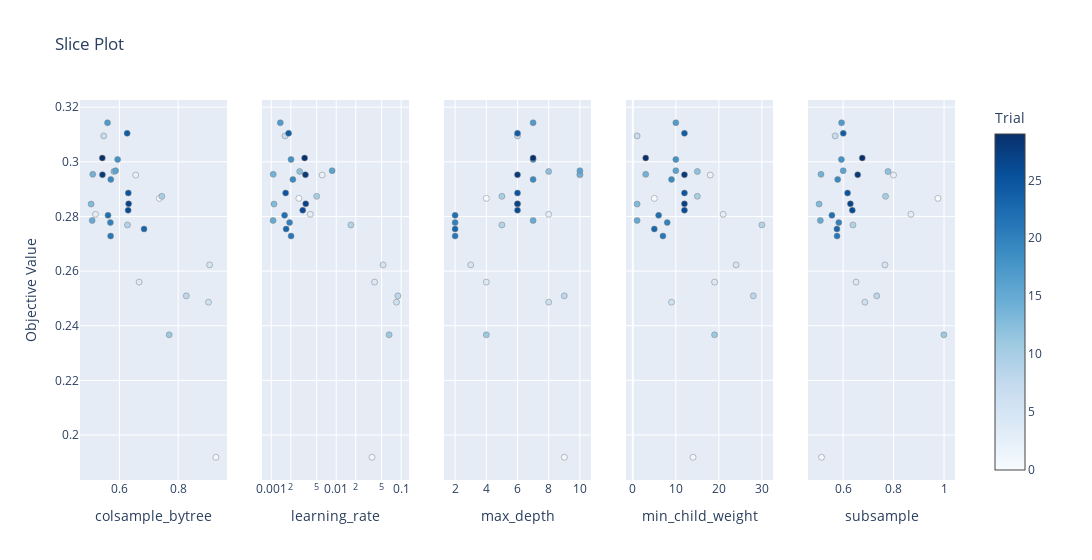

The code cell stored with this chart in its notebook:
### Code cell
plot_slice = optuna.visualization.plot_slice(study)
plot_slice.show()

### Figure 1 — Plotly figure (JSON) as saved in the notebook; plotly's stock layout.template omitted (floating-point values rounded to 4 significant figures)
{"data": [{"marker": {"color": [0, 1, 2, 3, 4, 5, 6, 7, 8, 9, 10, 11, 12, 13, 14, 15, 16, 17, 18, 19, 20, 21, 22, 23, 24, 25, 26, 27, 28, 29], "colorbar": {"title": {"text": "Trial"}, "x": 1, "xpad": 40}, "colorscale": [[0, "rgb(247,251,255)"], [0.125, "rgb(222,235,247)"], [0.25, "rgb(198,219,239)"], [0.375, "rgb(158,202,225)"], [0.5, "rgb(107,174,214)"], [0.625, "rgb(66,146,198)"], [0.75, "rgb(33,113,181)"], [0.875, "rgb(8,81,156)"], [1, "rgb(8,48,107)"]], "line": {"color": "Grey", "width": 0.5}, "showscale": true}, "mode": "markers", "showlegend": false, "type": "scatter", "x": [0.7361, 0.9286, 0.6555, 0.5183, 0.6671, 0.9072, 0.9035, 0.5464, 0.8277, 0.6273, 0.7443, 0.7694, 0.581, 0.5034, 0.5091, 0.507, 0.587, 0.5593, 0.5937, 0.5705, 0.5691, 0.5699, 0.561, 0.6838, 0.6262, 0.6302, 0.6296, 0.6313, 0.542, 0.5416], "xaxis": "x", "y": [0.2866, 0.1919, 0.2951, 0.2808, 0.256, 0.2623, 0.2486, 0.3095, 0.2509, 0.2769, 0.2874, 0.2367, 0.2964, 0.2845, 0.2954, 0.2785, 0.2967, 0.3143, 0.3009, 0.2935, 0.2777, 0.2728, 0.2804, 0.2754, 0.3104, 0.2886, 0.2823, 0.2846, 0.2953, 0.3014], "yaxis": "y"}, {"marker": {"color": [0, 1, 2, 3, 4, 5, 6, 7, 8, 9, 10, 11, 12, 13, 14, 15, 16, 17, 18, 19, 20, 21, 22, 23, 24, 25, 26, 27, 28, 29], "colorbar": {"title": {"text": "Trial"}, "x": 1, "xpad": 40}, "colorscale": [[0, "rgb(247,251,255)"], [0.125, "rgb(222,235,247)"], [0.25, "rgb(198,219,239)"], [0.375, "rgb(158,202,225)"], [0.5, "rgb(107,174,214)"], [0.625, "rgb(66,146,198)"], [0.75, "rgb(33,113,181)"], [0.875, "rgb(8,81,156)"], [1, "rgb(8,48,107)"]], "line": {"color": "Grey", "width": 0.5}, "showscale": false}, "mode": "markers", "showlegend": false, "type": "scatter", "x": [0.002658, 0.03556, 0.006074, 0.003987, 0.03889, 0.05262, 0.08468, 0.001626, 0.08906, 0.01682, 0.005003, 0.0653, 0.002737, 0.001101, 0.001071, 0.001067, 0.008649, 0.001377, 0.002014, 0.002152, 0.001913, 0.002018, 0.001601, 0.001691, 0.001849, 0.001662, 0.003048, 0.003392, 0.003354, 0.00326], "xaxis": "x2", "y": [0.2866, 0.1919, 0.2951, 0.2808, 0.256, 0.2623, 0.2486, 0.3095, 0.2509, 0.2769, 0.2874, 0.2367, 0.2964, 0.2845, 0.2954, 0.2785, 0.2967, 0.3143, 0.3009, 0.2935, 0.2777, 0.2728, 0.2804, 0.2754, 0.3104, 0.2886, 0.2823, 0.2846, 0.2953, 0.3014], "yaxis": "y2"}, {"marker": {"color": [0, 1, 2, 3, 4, 5, 6, 7, 8, 9, 10, 11, 12, 13, 14, 15, 16, 17, 18, 19, 20, 21, 22, 23, 24, 25, 26, 27, 28, 29], "colorbar": {"title": {"text": "Trial"}, "x": 1, "xpad": 40}, "colorscale": [[0, "rgb(247,251,255)"], [0.125, "rgb(222,235,247)"], [0.25, "rgb(198,219,239)"], [0.375, "rgb(158,202,225)"], [0.5, "rgb(107,174,214)"], [0.625, "rgb(66,146,198)"], [0.75, "rgb(33,113,181)"], [0.875, "rgb(8,81,156)"], [1, "rgb(8,48,107)"]], "line": {"color": "Grey", "width": 0.5}, "showscale": false}, "mode": "markers", "showlegend": false, "type": "scatter", "x": [4, 9, 10, 8, 4, 3, 8, 6, 9, 5, 5, 4, 8, 6, 10, 7, 10, 7, 7, 7, 2, 2, 2, 2, 6, 6, 6, 6, 6, 7], "xaxis": "x3", "y": [0.2866, 0.1919, 0.2951, 0.2808, 0.256, 0.2623, 0.2486, 0.3095, 0.2509, 0.2769, 0.2874, 0.2367, 0.2964, 0.2845, 0.2954, 0.2785, 0.2967, 0.3143, 0.3009, 0.2935, 0.2777, 0.2728, 0.2804, 0.2754, 0.3104, 0.2886, 0.2823, 0.2846, 0.2953, 0.3014], "yaxis": "y3"}, {"marker": {"color": [0, 1, 2, 3, 4, 5, 6, 7, 8, 9, 10, 11, 12, 13, 14, 15, 16, 17, 18, 19, 20, 21, 22, 23, 24, 25, 26, 27, 28, 29], "colorbar": {"title": {"text": "Trial"}, "x": 1, "xpad": 40}, "colorscale": [[0, "rgb(247,251,255)"], [0.125, "rgb(222,235,247)"], [0.25, "rgb(198,219,239)"], [0.375, "rgb(158,202,225)"], [0.5, "rgb(107,174,214)"], [0.625, "rgb(66,146,198)"], [0.75, "rgb(33,113,181)"], [0.875, "rgb(8,81,156)"], [1, "rgb(8,48,107)"]], "line": {"color": "Grey", "width": 0.5}, "showscale": false}, "mode": "markers", "showlegend": false, "type": "scatter", "x": [5, 14, 18, 21, 19, 24, 9, 1, 28, 30, 15, 19, 15, 1, 3, 1, 10, 10, 10, 9, 8, 7, 6, 5, 12, 12, 12, 12, 12, 3], "xaxis": "x4", "y": [0.2866, 0.1919, 0.2951, 0.2808, 0.256, 0.2623, 0.2486, 0.3095, 0.2509, 0.2769, 0.2874, 0.2367, 0.2964, 0.2845, 0.2954, 0.2785, 0.2967, 0.3143, 0.3009, 0.2935, 0.2777, 0.2728, 0.2804, 0.2754, 0.3104, 0.2886, 0.2823, 0.2846, 0.2953, 0.3014], "yaxis": "y4"}, {"marker": {"color": [0, 1, 2, 3, 4, 5, 6, 7, 8, 9, 10, 11, 12, 13, 14, 15, 16, 17, 18, 19, 20, 21, 22, 23, 24, 25, 26, 27, 28, 29], "colorbar": {"title": {"text": "Trial"}, "x": 1, "xpad": 40}, "colorscale": [[0, "rgb(247,251,255)"], [0.125, "rgb(222,235,247)"], [0.25, "rgb(198,219,239)"], [0.375, "rgb(158,202,225)"], [0.5, "rgb(107,174,214)"], [0.625, "rgb(66,146,198)"], [0.75, "rgb(33,113,181)"], [0.875, "rgb(8,81,156)"], [1, "rgb(8,48,107)"]], "line": {"color": "Grey", "width": 0.5}, "showscale": false}, "mode": "markers", "showlegend": false, "type": "scatter", "x": [0.9758, 0.5144, 0.7996, 0.8686, 0.6514, 0.7658, 0.6863, 0.5683, 0.7334, 0.6391, 0.7681, 0.9994, 0.7778, 0.5048, 0.5123, 0.5098, 0.6002, 0.5939, 0.5931, 0.5784, 0.5827, 0.576, 0.5556, 0.5754, 0.6005, 0.6177, 0.6365, 0.6288, 0.6578, 0.6758], "xaxis": "x5", "y": [0.2866, 0.1919, 0.2951, 0.2808, 0.256, 0.2623, 0.2486, 0.3095, 0.2509, 0.2769, 0.2874, 0.2367, 0.2964, 0.2845, 0.2954, 0.2785, 0.2967, 0.3143, 0.3009, 0.2935, 0.2777, 0.2728, 0.2804, 0.2754, 0.3104, 0.2886, 0.2823, 0.2846, 0.2953, 0.3014], "yaxis": "y5"}], "layout": {"title": {"text": "Slice Plot"}, "width": 1500, "xaxis": {"anchor": "y", "domain": [0, 0.168], "title": {"text": "colsample_bytree"}}, "xaxis2": {"anchor": "y2", "domain": [0.208, 0.376], "title": {"text": "learning_rate"}, "type": "log"}, "xaxis3": {"anchor": "y3", "domain": [0.416, 0.584], "title": {"text": "max_depth"}}, "xaxis4": {"anchor": "y4", "domain": [0.624, 0.792], "title": {"text": "min_child_weight"}}, "xaxis5": {"anchor": "y5", "domain": [0.832, 1], "title": {"text": "subsample"}}, "yaxis": {"anchor": "x", "domain": [0, 1], "title": {"text": "Objective Value"}}, "yaxis2": {"anchor": "x2", "domain": [0, 1], "matches": "y", "showticklabels": false}, "yaxis3": {"anchor": "x3", "domain": [0, 1], "matches": "y", "showticklabels": false}, "yaxis4": {"anchor": "x4", "domain": [0, 1], "matches": "y", "showticklabels": false}, "yaxis5": {"anchor": "x5", "domain": [0, 1], "matches": "y", "showticklabels": false}}}
